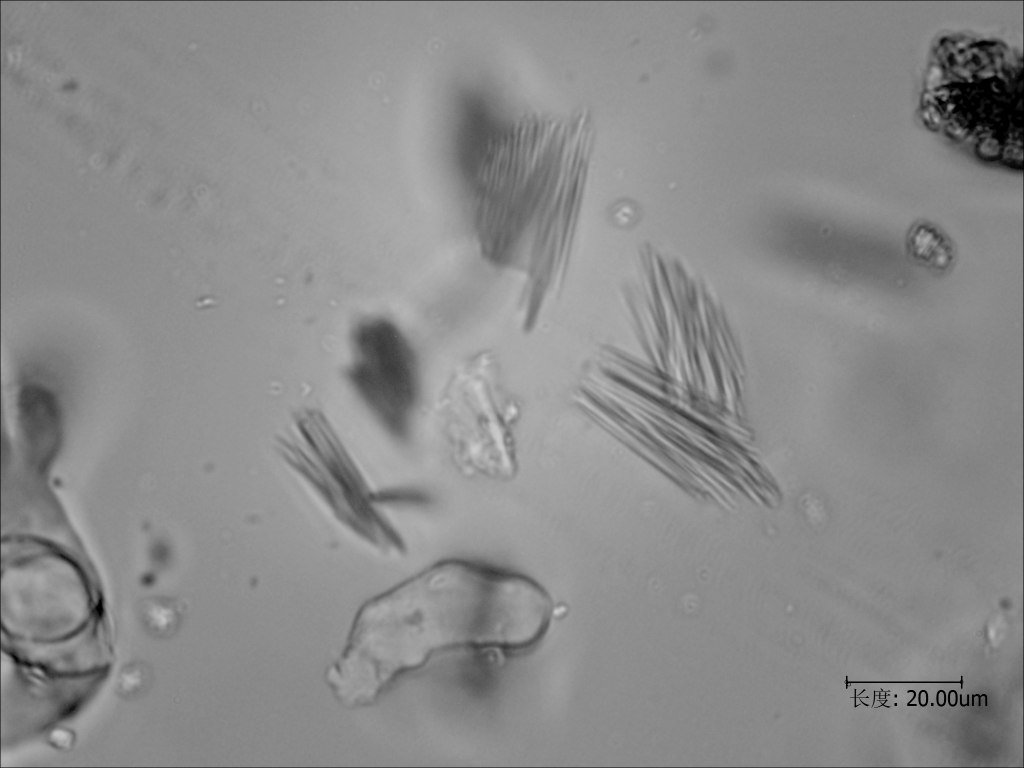
#> input picture dataset/4.jpg, 2048 x 1536 px (shown at 1/2 size); its folder holds only this picture in this run
$ python -i needle_observation.py   (imports and definitions only)
#> lines starting #> are read from the running program, lines starting #| are printed output that depends on the picture; after the words box and inside, x2 and y2 are one past the last pixel; in counts of white or black regions, pixels touching at a corner belong together
"""针晶旁路审计与 mask 实例拆分：只在 workflow 结束后读取已有工件，生成非阻断审计。

不参与 rule decide，不改变 det_score>=0.8 的 mask/measure 路径；不调用新模型、
不补造不可见实例；源图、crop、mask 缺失时记录 unknown，不抛出到主流程。

主要定义：
- SCHEMA: 审计产物版本标识 `needle-audit/v1`。
- split_mask: 按连通域拆分 mask 为实例图，不虚构实例。
- build_feature_audit: 主链使用的特征旁路审计入口。
- build_needle_audit: 旧针晶审计入口，写旁路 sidecar。
- `_thin_zhang_suen` / `_instance_metrics` / `_crop_records` 系列：细化、度量与 crop 收集的内部工具。

关联：
- 调用方 「lib/application/workflow_entry.py」、「tests/vision/test_needle_observation.py」。
- 直接依赖 「lib/runtime/storage.py」。
"""
from __future__ import annotations

import json
from pathlib import Path

import cv2
import numpy as np

from TCM_Fusion.lib.runtime.storage import read_json, write_json, file_hash


SCHEMA = 'needle-audit/v1'


def _neighbors(binary):
    kernel = np.array([[1, 1, 1], [1, 0, 1], [1, 1, 1]], dtype=np.uint8)
    return cv2.filter2D(binary.astype(np.uint8), -1, kernel)


def _thin_zhang_suen(binary, max_iter=80):
    """纯 OpenCV/NumPy 的 Zhang-Suen 细化；不依赖 ximgproc/skimage。"""
    image = (binary > 0).astype(np.uint8)
    for _ in range(max_iter):
        changed = False
        for step in (0, 1):
            neighbors = _neighbors(image)
            p2 = np.roll(image, -1, 0)
            p3 = np.roll(np.roll(image, -1, 0), -1, 1)
            p4 = np.roll(image, -1, 1)
            p5 = np.roll(np.roll(image, 1, 0), -1, 1)
            p6 = np.roll(image, 1, 0)
            p7 = np.roll(np.roll(image, 1, 0), 1, 1)
            p8 = np.roll(image, 1, 1)
            p9 = np.roll(np.roll(image, -1, 0), 1, 1)
            b = p2 + p3 + p4 + p5 + p6 + p7 + p8 + p9
            a = ((p2 == 0) & (p3 == 1)).astype(np.uint8)
            a += ((p3 == 0) & (p4 == 1)).astype(np.uint8)
            a += ((p4 == 0) & (p5 == 1)).astype(np.uint8)
            a += ((p5 == 0) & (p6 == 1)).astype(np.uint8)
            a += ((p6 == 0) & (p7 == 1)).astype(np.uint8)
            a += ((p7 == 0) & (p8 == 1)).astype(np.uint8)
            a += ((p8 == 0) & (p9 == 1)).astype(np.uint8)
            a += ((p9 == 0) & (p2 == 1)).astype(np.uint8)
            if step == 0:
                condition = ((p2 * p4 * p6) == 0) & ((p4 * p6 * p8) == 0)
            else:
                condition = ((p2 * p4 * p8) == 0) & ((p2 * p6 * p8) == 0)
            remove = (image == 1) & (neighbors >= 2) & (neighbors <= 6) & (a == 1) & condition
            if remove.any():
                image[remove] = 0
                changed = True
        if not changed:
            break
    return image.astype(bool)


def _instance_metrics(component, min_area=20):
    area = int(component.sum())
    if area < min_area:
        return None
    skeleton = _thin_zhang_suen(component)
    n_skeleton = int(skeleton.sum())
    if n_skeleton == 0:
        return None
    neighbors = _neighbors(skeleton)
    endpoints = int(((skeleton) & (neighbors == 1)).sum())
    branches = int(((skeleton) & (neighbors >= 3)).sum())
    distance = cv2.distanceTransform(component.astype(np.uint8), cv2.DIST_L2, 5)
    width = float(distance[skeleton].max() * 2.0) if n_skeleton else 0.0
    ys, xs = np.where(skeleton)
    if len(xs) >= 2:
        points = np.column_stack([xs, ys]).astype(np.float32)
        mean = points.mean(axis=0)
        cov = np.cov((points - mean).T)
        vals, vecs = np.linalg.eigh(cov)
        major = float(np.sqrt(max(vals[-1], 0.0)) * 4.0)
    else:
        major = 0.0
    return {
        'area_px': area,
        'skeleton_px': n_skeleton,
        'endpoints': endpoints,
        'branch_points': branches,
        'length_px': float(n_skeleton),
        'major_axis_px': round(major, 2),
        'width_px': round(width, 2),
        'merged': bool(endpoints > 2 or branches > 0),
    }


def split_mask(mask_path, out_dir=None, min_area=20):
    """按连通域拆分 mask；分叉/多端点组件标记 merged，不强行补边界。"""
#> called with mask_path = '../../dataset/4.jpg', min_area = 20
    mask_path = Path(mask_path)
    try:
        buffer = np.fromfile(str(mask_path), dtype=np.uint8)
        image = cv2.imdecode(buffer, cv2.IMREAD_GRAYSCALE)
#> image is the input picture: shape (1536, 2048); min 0, max 212, mean 138.8
    except (OSError, ValueError):
        image = None
    if image is None:
        return {'mask': str(mask_path), 'error': 'MASK_UNREADABLE', 'instances': []}
    binary = (image > 0).astype(np.uint8)
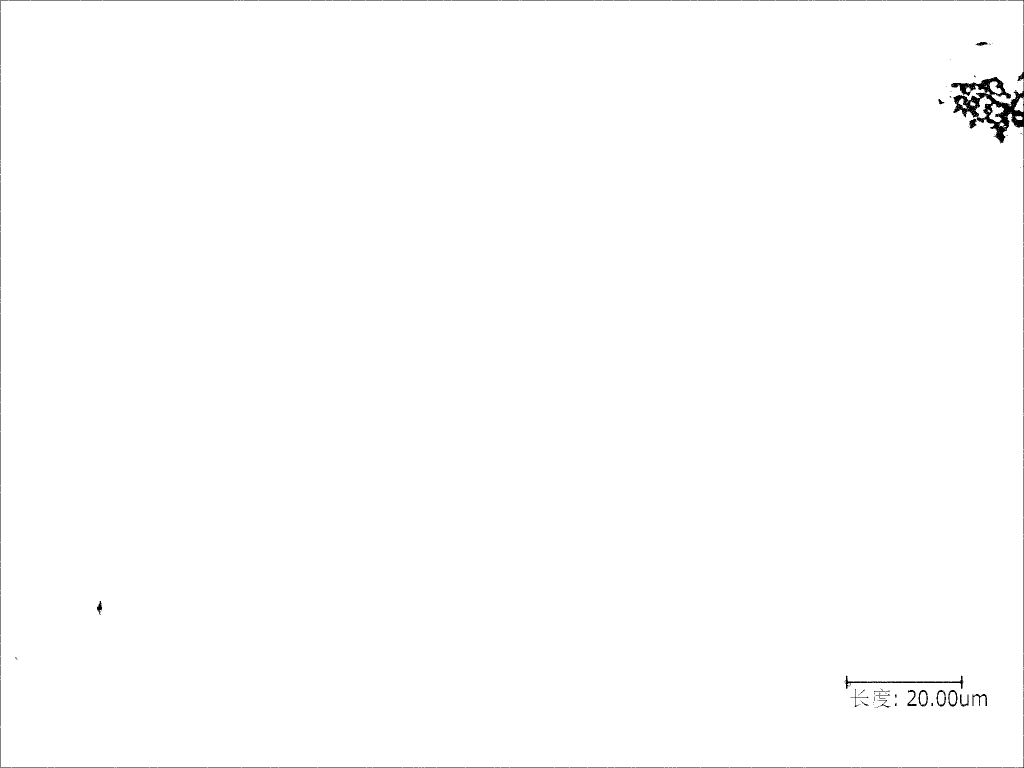
#> binary: shape (1536, 2048) (shown at 1/2 size); values 0 (black) and 1 (white), 99.5% white; 233 black regions (107 under 20 px), largest, box (x1, y1, x2, y2) and area: (1902, 154, 2048, 319) 6700, (1689, 1351, 1927, 1378) 838, (206, 0, 468, 1) 262
    count, labels, stats, _ = cv2.connectedComponentsWithStats(binary, connectivity=8)
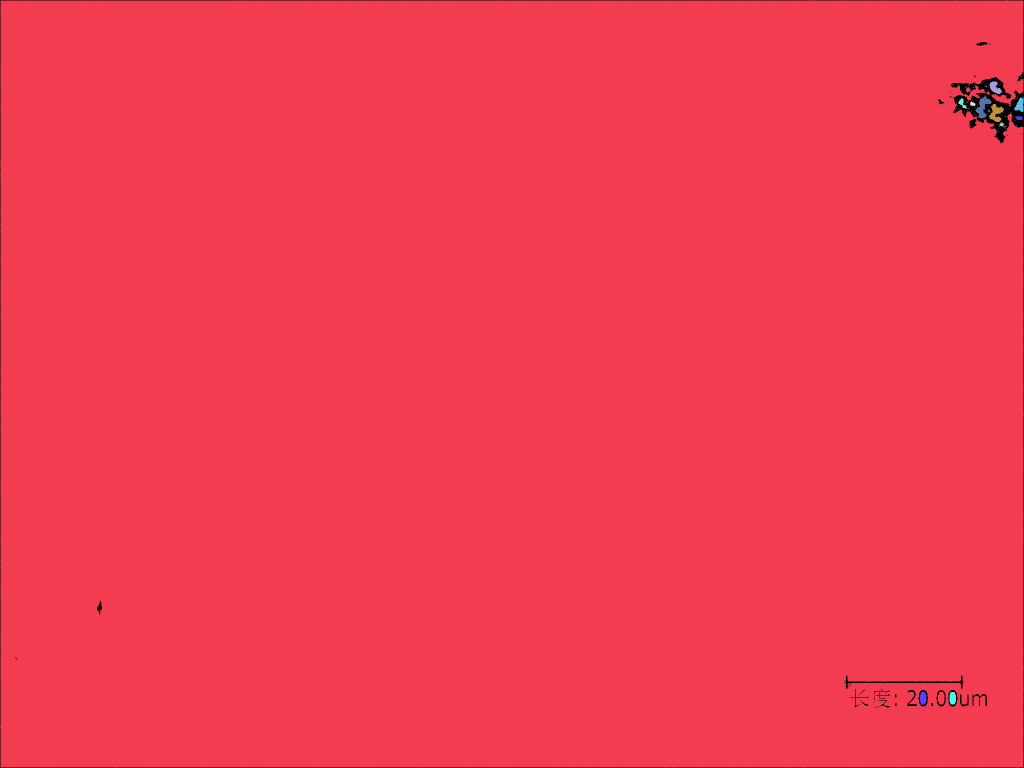
#> labels: shape (1536, 2048) int32 (shown at 1/2 size); 160 distinct labels, from 0 to 159; one colour per label, 0 black
#> count = 160; stats = 160 rows, first 6: [0, 0, 2048, 1536, 16547], [0, 0, 2048, 1536, 3126079], [1970, 85, 1, 1, 1], [1956, 87, 1, 2, 2], [1962, 89, 1, 1, 1], [2043, 152, 1, 1, 1]
    instances = []
    out_dir = Path(out_dir) if out_dir else None
    for index in range(1, count):
        component = (labels == index).astype(np.uint8)
        metrics = _instance_metrics(component, min_area=min_area)
        if metrics is None:
            continue
        item = {'instance_index': len(instances) + 1, **metrics}
        if out_dir is not None:
            out_dir.mkdir(parents=True, exist_ok=True)
            target = out_dir / f'{mask_path.stem}__inst{len(instances) + 1:02d}.png'
            cv2.imwrite(str(target), (component * 255).astype(np.uint8))
            item['mask'] = str(target)
        instances.append(item)
#> this loop made 159 passes
#> (area in _instance_metrics, n_skeleton in _instance_metrics, endpoints in _instance_metrics, branches in _instance_metrics, width in _instance_metrics, mean in _instance_metrics, cov in _instance_metrics, vals in _instance_metrics) on passes 1, 10, 45: (3126079, 2455863, 48, 2450702, 1534.4, [1002.4, 754.7], [[275639.2, 1713], [1713, 148914.1]], [148891, 275662.3]), (365, 29, 2, 5, 12.79, [1991.9, 177.7], [[39.35, 22.23], [22.23, 19.38]], [5, 53.73]), (660, 70, 4, 29, 12.79, [1966.3, 211.4], [[15.61, -30.89], [-30.89, 180.5]], [10.01, 186.1])
#> pass 1, in _instance_metrics, `distance = cv2.distanceTransform(component.astype(np.uint8), cv2.DIST_..`:
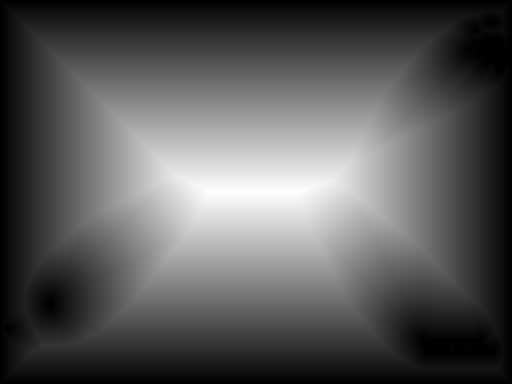
#> distance: shape (1536, 2048) float32 (shown at 1/4 size); min 0, max 767.2, mean 268.7; drawn with min black and max white
#> after the loop:
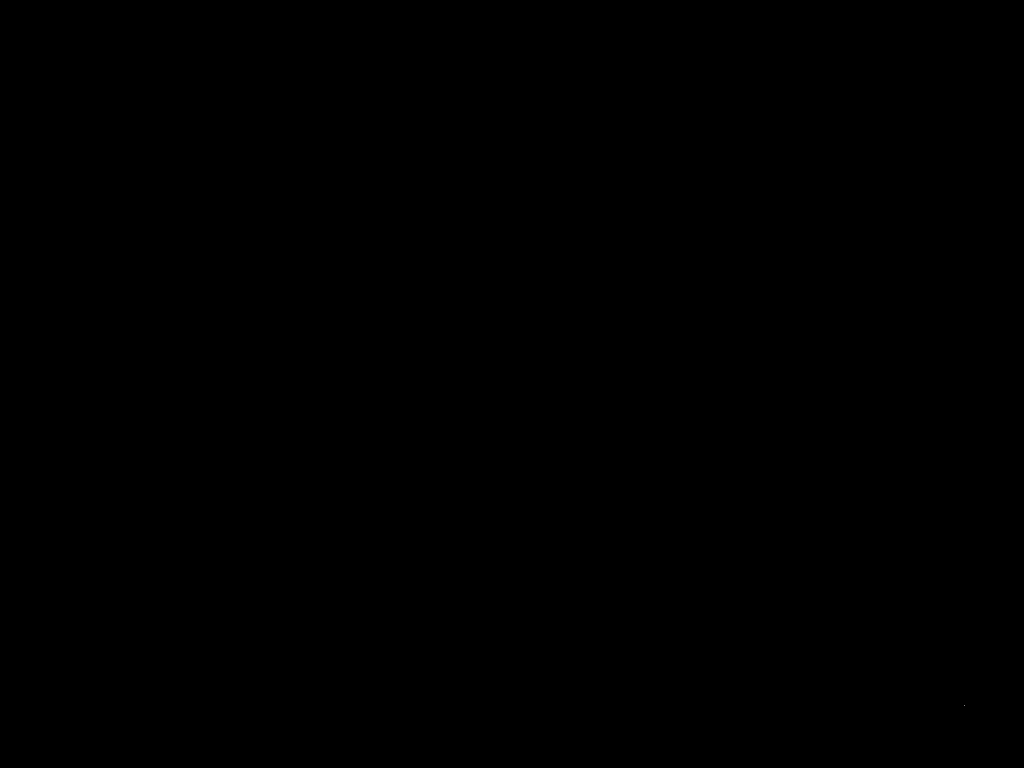
#> component: shape (1536, 2048) (shown at 1/2 size); values 0 (black) and 1 (white), 0% white in thin lines or dots, all inside (x1, y1, x2, y2) = (1928, 1410, 1929, 1411)
#> after the loop, instances = 12 items
    merged = any(row['merged'] for row in instances)
#> merged = True
    return {
        'mask': str(mask_path),
        'n_components': len(instances),
        'n_instances': len(instances),
        'merged': merged,
        'status': 'merged' if merged else ('single' if len(instances) == 1 else 'split'),
        'instances': instances,
    }


# [175 lines left out: functions _crop_records, build_feature_audit, build_needle_audit, not called in this run]

>>> result = split_mask('../../dataset/4.jpg')
#> result = 6 items

$ run again, on dataset/5.jpg
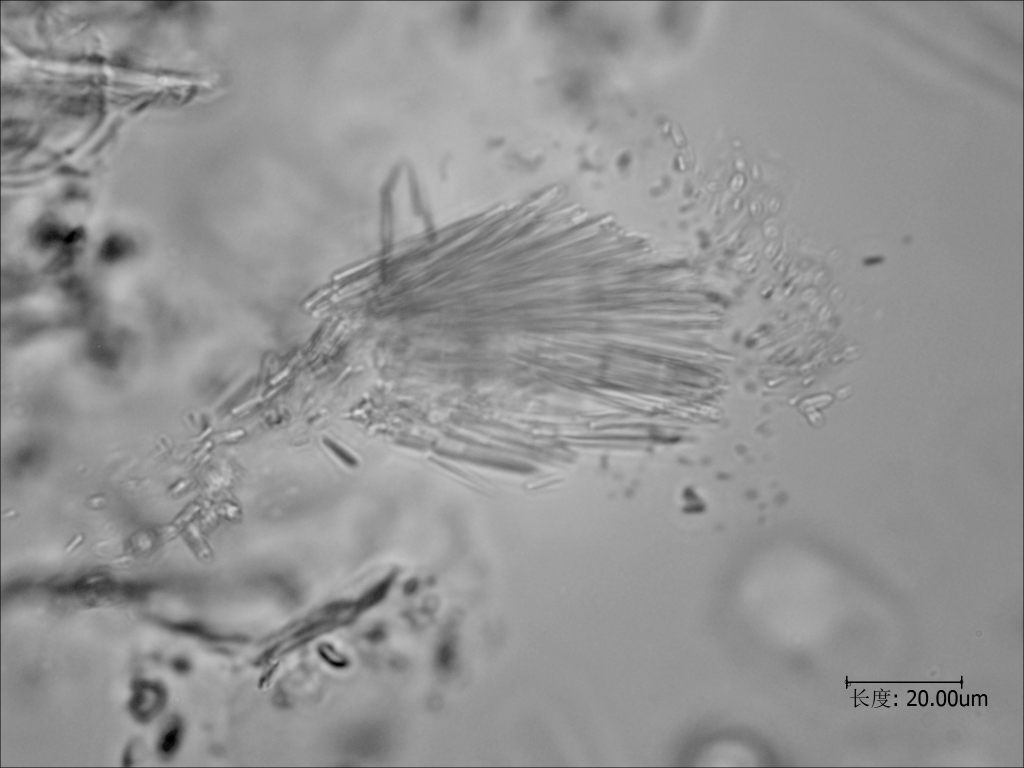
#> input picture dataset/5.jpg, 2048 x 1536 px (shown at 1/2 size)
#> in split_mask, image is the input picture: shape (1536, 2048); min 0, max 226, mean 147.1
#> binary: shape (1536, 2048); values 0 (black) and 1 (white), 99.7% white; black in thin lines or dots
#> in split_mask, `count, labels, stats, _ = cv2.connectedComponentsWithStats(binary, con..`:
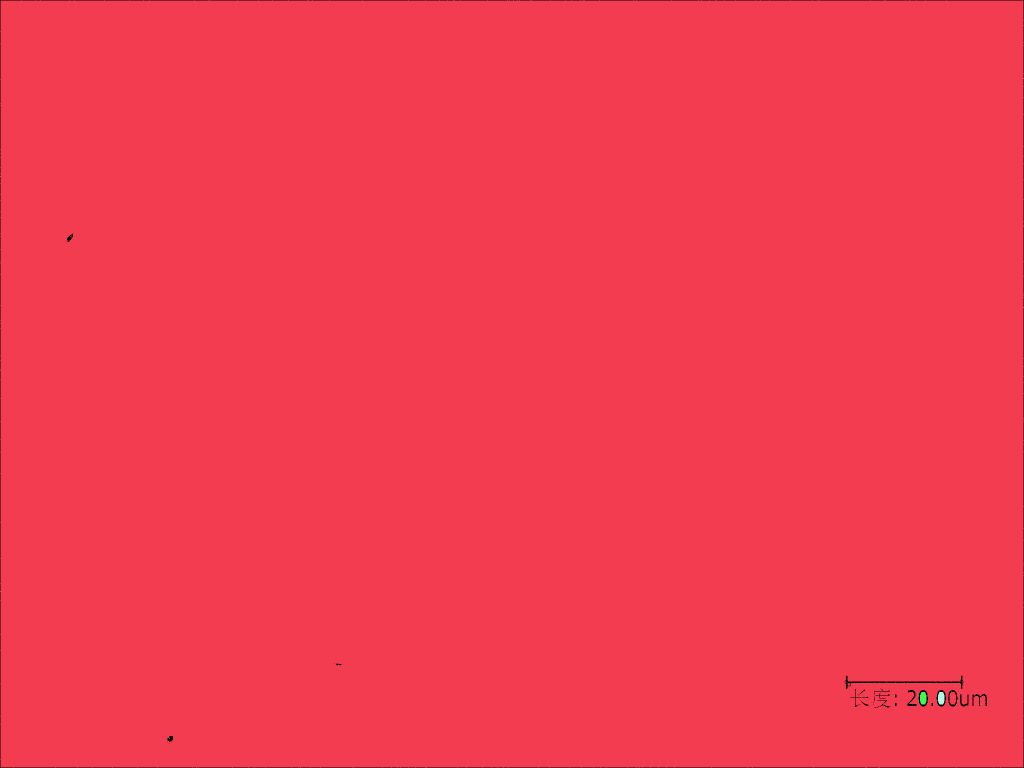
#> labels: shape (1536, 2048) int32 (shown at 1/2 size); 26 distinct labels, from 0 to 25; one colour per label, 0 black
#> count = 26; stats = 26 rows, first 6: [0, 0, 2048, 1536, 9546], [0, 0, 2048, 1536, 3135587], [142, 471, 1, 1, 1], [140, 473, 1, 1, 1], [142, 473, 2, 2, 2], [1921, 1362, 1, 1, 1]
#> the loop in split_mask, `for index in range(1, count):` made 25 passes
#> (area in _instance_metrics, n_skeleton in _instance_metrics, endpoints in _instance_metrics, branches in _instance_metrics, width in _instance_metrics, mean in _instance_metrics, cov in _instance_metrics, vecs in _instance_metrics) on passes 17 to 18: (285, 15, 2, 0, 14, [1846, 1396], [[0, 0], [0, 20]], [[1, 0], [0, 1]]), (286, 15, 2, 0, 14, [1882, 1396], [[0, 0], [0, 20]], [[1, 0], [0, 1]])
#> pass 1, in _instance_metrics, `distance = cv2.distanceTransform(component.astype(np.uint8), cv2.DIST_..`:
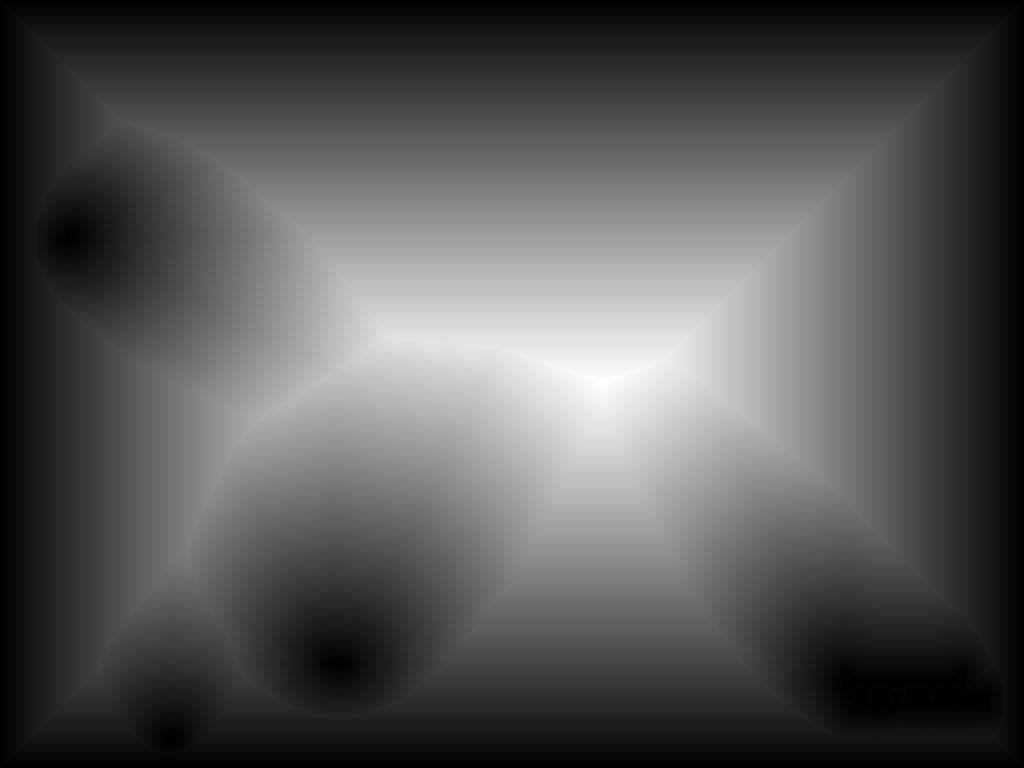
#> distance: shape (1536, 2048) float32 (shown at 1/2 size); min 0, max 763.1, mean 255.5; drawn with min black and max white
#> after the loop in split_mask, `for index in range(1, count):`: instances = 3 items
#> merged = True
#> result = 6 items
